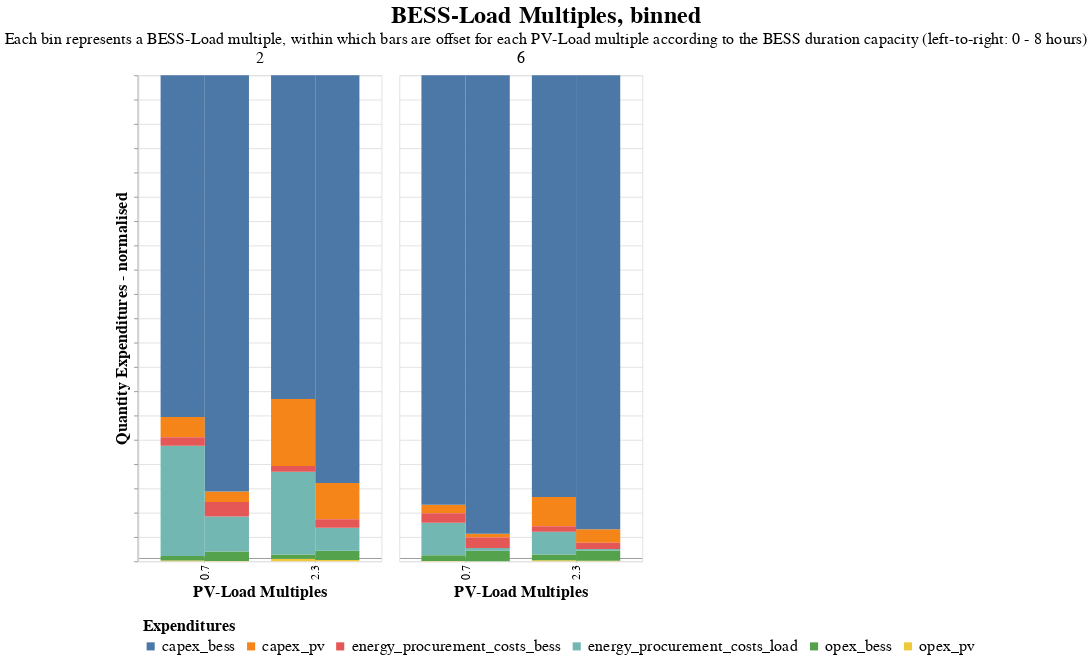

The code cell stored with this chart in its notebook:
### Code cell
# Select only the columns of interest
columns_of_interest = ['PV_Load_M', 'BESS_Load_M', 'T_BESS', 'capex_pv', 'capex_bess', 'opex_pv', 'opex_bess', 'energy_procurement_costs_load', 'energy_procurement_costs_bess']
subset_data = results_econ[columns_of_interest]

# Melt the DataFrame to long format
melted_data = subset_data.melt(id_vars=['PV_Load_M', 'BESS_Load_M', 'T_BESS'], var_name='source', value_name='value')

# Plot stacked bar chart
quant= alt.Chart(
    melted_data,
    title= alt.TitleParams(
        text= 'BESS-Load Multiples, binned',
        subtitle= 'Each bin represents a BESS-Load multiple, within which bars are offset for each PV-Load multiple according to the BESS duration capacity (left-to-right: 0 - 8 hours)',
        anchor= 'middle',
        fontSize= 30,
        subtitleFontSize= 20
    )
).mark_bar().encode(
    x=alt.X('PV_Load_M:O', title='PV-Load Multiples', axis=alt.Axis(offset= -5)),
    #x2=alt.X2('PV_Load_M:O', title='PV-Load Multiple'),# axis=alt.Axis(offset=-5)),
    #x=alt.X('T_BESS:N', title= 'BESS Duration', axis= alt.Axis(offset= -5)),
    xOffset= 'T_BESS:N',
    y=alt.Y('sum(value):Q', title='Quantity Expenditures - normalised', axis= alt.Axis(labels= False)).stack('normalize'),
    color=alt.Color('source:N', legend= alt.Legend(title= 'Expenditures')),
    column= alt.Column('BESS_Load_M:N', title= '', header= alt.Header(labelFontSize= 20)),
    tooltip=['PV_Load_M', 'BESS_Load_M', 'T_BESS', 'source', 'value'],
    #size= alt.Size('T_BESS:Q').scale(domain= (-0.1, 2)),
    
).properties(
    width=300,
    height=600
).configure_axis(
    labelFontSize= 15,
    titleFontSize= 20,
).configure_legend(
    labelFontSize= 20,
    titleFontSize= 20,
    labelLimit= 400,
    orient= 'bottom',
    padding= 5
)
# num= alt.Chart(melted_data).mark_bar().encode(
#     x=alt.X('PV_Load_M:O', title='PV-Load Multiple', axis=alt.Axis(offset=-5)),
#     y=alt.Y('sum(value):Q', title='Quantity'),
#     color='source:N',
#     column= alt.Column('BESS_Load_M:N', title= 'BESS-Load Multiple, binned'),
#     tooltip=['PV_Load_M', 'BESS_Load_M', 'source', 'value'],
#     size= alt.Size('T_BESS:N').scale(domain= (-0.1, 2))
# ).properties(
#     width=300,
#     height=600
# )

quant

### Figure 1 — Vega-Lite specification as saved in the notebook (floating-point values rounded to 4 significant figures)
{"config": {"view": {"continuousWidth": 300, "continuousHeight": 300}, "axis": {"labelFontSize": 15, "titleFontSize": 20}, "legend": {"labelFontSize": 20, "labelLimit": 400, "orient": "bottom", "padding": 5, "titleFontSize": 20}}, "data": {"name": "data-12c622c9af9111e2e490732a656de6cb"}, "mark": {"type": "bar"}, "encoding": {"color": {"field": "source", "legend": {"title": "Expenditures"}, "type": "nominal"}, "column": {"field": "BESS_Load_M", "header": {"labelFontSize": 20}, "title": "", "type": "nominal"}, "tooltip": [{"field": "PV_Load_M", "type": "quantitative"}, {"field": "BESS_Load_M", "type": "quantitative"}, {"field": "T_BESS", "type": "quantitative"}, {"field": "source", "type": "nominal"}, {"field": "value", "type": "quantitative"}], "x": {"axis": {"offset": -5}, "field": "PV_Load_M", "title": "PV-Load Multiples", "type": "ordinal"}, "xOffset": {"field": "T_BESS", "type": "nominal"}, "y": {"aggregate": "sum", "axis": {"labels": false}, "field": "value", "stack": "normalize", "title": "Quantity Expenditures - normalised", "type": "quantitative"}}, "height": 600, "title": {"text": "BESS-Load Multiples, binned", "anchor": "middle", "fontSize": 30, "subtitle": "Each bin represents a BESS-Load multiple, within which bars are offset for each PV-Load multiple according to the BESS duration capacity (left-to-right: 0 - 8 hours)", "subtitleFontSize": 20}, "width": 300, "$schema": "https://vega.github.io/schema/vega-lite/v5.8.0.json", "datasets": {"data-12c622c9af9111e2e490732a656de6cb": [{"PV_Load_M": 0.7, "BESS_Load_M": 2.0, "T_BESS": 1.0, "source": "capex_pv", "value": 160000.0}, {"PV_Load_M": 0.7, "BESS_Load_M": 2.0, "T_BESS": 4.0, "source": "capex_pv", "value": 160000.0}, {"PV_Load_M": 0.7, "BESS_Load_M": 6.0, "T_BESS": 1.0, "source": "capex_pv", "value": 160000.0}, {"PV_Load_M": 0.7, "BESS_Load_M": 6.0, "T_BESS": 4.0, "source": "capex_pv", "value": 160000.0}, {"PV_Load_M": 2.3, "BESS_Load_M": 2.0, "T_BESS": 1.0, "source": "capex_pv", "value": 560000.0}, {"PV_Load_M": 2.3, "BESS_Load_M": 2.0, "T_BESS": 4.0, "source": "capex_pv", "value": 560000.0}, {"PV_Load_M": 2.3, "BESS_Load_M": 6.0, "T_BESS": 1.0, "source": "capex_pv", "value": 560000.0}, {"PV_Load_M": 2.3, "BESS_Load_M": 6.0, "T_BESS": 4.0, "source": "capex_pv", "value": 560000.0}, {"PV_Load_M": 0.7, "BESS_Load_M": 2.0, "T_BESS": 1.0, "source": "capex_bess", "value": 2700000.0}, {"PV_Load_M": 0.7, "BESS_Load_M": 2.0, "T_BESS": 4.0, "source": "capex_bess", "value": 6300000.0}, {"PV_Load_M": 0.7, "BESS_Load_M": 6.0, "T_BESS": 1.0, "source": "capex_bess", "value": 8100000.0}, {"PV_Load_M": 0.7, "BESS_Load_M": 6.0, "T_BESS": 4.0, "source": "capex_bess", "value": 18900000.0}, {"PV_Load_M": 2.3, "BESS_Load_M": 2.0, "T_BESS": 1.0, "source": "capex_bess", "value": 2700000.0}, {"PV_Load_M": 2.3, "BESS_Load_M": 2.0, "T_BESS": 4.0, "source": "capex_bess", "value": 6300000.0}, {"PV_Load_M": 2.3, "BESS_Load_M": 6.0, "T_BESS": 1.0, "source": "capex_bess", "value": 8100000.0}, {"PV_Load_M": 2.3, "BESS_Load_M": 6.0, "T_BESS": 4.0, "source": "capex_bess", "value": 18900000.0}, {"PV_Load_M": 0.7, "BESS_Load_M": 2.0, "T_BESS": 1.0, "source": "opex_pv", "value": 6000.0}, {"PV_Load_M": 0.7, "BESS_Load_M": 2.0, "T_BESS": 4.0, "source": "opex_pv", "value": 6000.0}, {"PV_Load_M": 0.7, "BESS_Load_M": 6.0, "T_BESS": 1.0, "source": "opex_pv", "value": 6000.0}, {"PV_Load_M": 0.7, "BESS_Load_M": 6.0, "T_BESS": 4.0, "source": "opex_pv", "value": 6000.0}, {"PV_Load_M": 2.3, "BESS_Load_M": 2.0, "T_BESS": 1.0, "source": "opex_pv", "value": 21000.0}, {"PV_Load_M": 2.3, "BESS_Load_M": 2.0, "T_BESS": 4.0, "source": "opex_pv", "value": 21000.0}, {"PV_Load_M": 2.3, "BESS_Load_M": 6.0, "T_BESS": 1.0, "source": "opex_pv", "value": 21000.0}, {"PV_Load_M": 2.3, "BESS_Load_M": 6.0, "T_BESS": 4.0, "source": "opex_pv", "value": 21000.0}, {"PV_Load_M": 0.7, "BESS_Load_M": 2.0, "T_BESS": 1.0, "source": "opex_bess", "value": 36000.0}, {"PV_Load_M": 0.7, "BESS_Load_M": 2.0, "T_BESS": 4.0, "source": "opex_bess", "value": 144000.0}, {"PV_Load_M": 0.7, "BESS_Load_M": 6.0, "T_BESS": 1.0, "source": "opex_bess", "value": 108000.0}, {"PV_Load_M": 0.7, "BESS_Load_M": 6.0, "T_BESS": 4.0, "source": "opex_bess", "value": 432000.0}, {"PV_Load_M": 2.3, "BESS_Load_M": 2.0, "T_BESS": 1.0, "source": "opex_bess", "value": 36000.0}, {"PV_Load_M": 2.3, "BESS_Load_M": 2.0, "T_BESS": 4.0, "source": "opex_bess", "value": 144000.0}, {"PV_Load_M": 2.3, "BESS_Load_M": 6.0, "T_BESS": 1.0, "source": "opex_bess", "value": 108000.0}, {"PV_Load_M": 2.3, "BESS_Load_M": 6.0, "T_BESS": 4.0, "source": "opex_bess", "value": 432000.0}, {"PV_Load_M": 0.7, "BESS_Load_M": 2.0, "T_BESS": 1.0, "source": "energy_procurement_costs_load", "value": 870500.0}, {"PV_Load_M": 0.7, "BESS_Load_M": 2.0, "T_BESS": 4.0, "source": "energy_procurement_costs_load", "value": 527700.0}, {"PV_Load_M": 0.7, "BESS_Load_M": 6.0, "T_BESS": 1.0, "source": "energy_procurement_costs_load", "value": 611800.0}, {"PV_Load_M": 0.7, "BESS_Load_M": 6.0, "T_BESS": 4.0, "source": "energy_procurement_costs_load", "value": 111400.0}, {"PV_Load_M": 2.3, "BESS_Load_M": 2.0, "T_BESS": 1.0, "source": "energy_procurement_costs_load", "value": 691300.0}, {"PV_Load_M": 2.3, "BESS_Load_M": 2.0, "T_BESS": 4.0, "source": "energy_procurement_costs_load", "value": 353000.0}, {"PV_Load_M": 2.3, "BESS_Load_M": 6.0, "T_BESS": 1.0, "source": "energy_procurement_costs_load", "value": 437500.0}, {"PV_Load_M": 2.3, "BESS_Load_M": 6.0, "T_BESS": 4.0, "source": "energy_procurement_costs_load", "value": 65260.0}, {"PV_Load_M": 0.7, "BESS_Load_M": 2.0, "T_BESS": 1.0, "source": "energy_procurement_costs_bess", "value": 68020.0}, {"PV_Load_M": 0.7, "BESS_Load_M": 2.0, "T_BESS": 4.0, "source": "energy_procurement_costs_bess", "value": 220300.0}, {"PV_Load_M": 0.7, "BESS_Load_M": 6.0, "T_BESS": 1.0, "source": "energy_procurement_costs_bess", "value": 181100.0}, {"PV_Load_M": 0.7, "BESS_Load_M": 6.0, "T_BESS": 4.0, "source": "energy_procurement_costs_bess", "value": 429400.0}, {"PV_Load_M": 2.3, "BESS_Load_M": 2.0, "T_BESS": 1.0, "source": "energy_procurement_costs_bess", "value": 46960.0}, {"PV_Load_M": 2.3, "BESS_Load_M": 2.0, "T_BESS": 4.0, "source": "energy_procurement_costs_bess", "value": 132900.0}, {"PV_Load_M": 2.3, "BESS_Load_M": 6.0, "T_BESS": 1.0, "source": "energy_procurement_costs_bess", "value": 108800.0}, {"PV_Load_M": 2.3, "BESS_Load_M": 6.0, "T_BESS": 4.0, "source": "energy_procurement_costs_bess", "value": 259100.0}]}}
